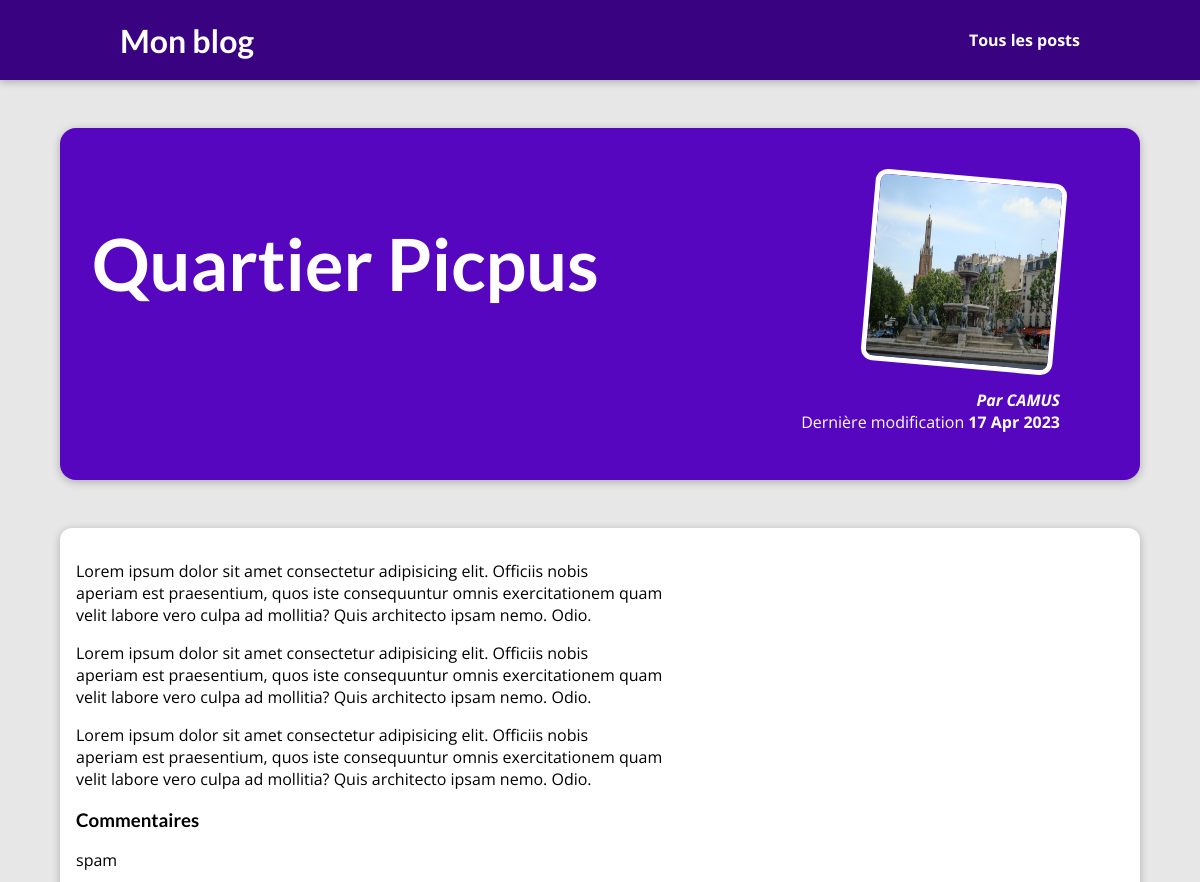
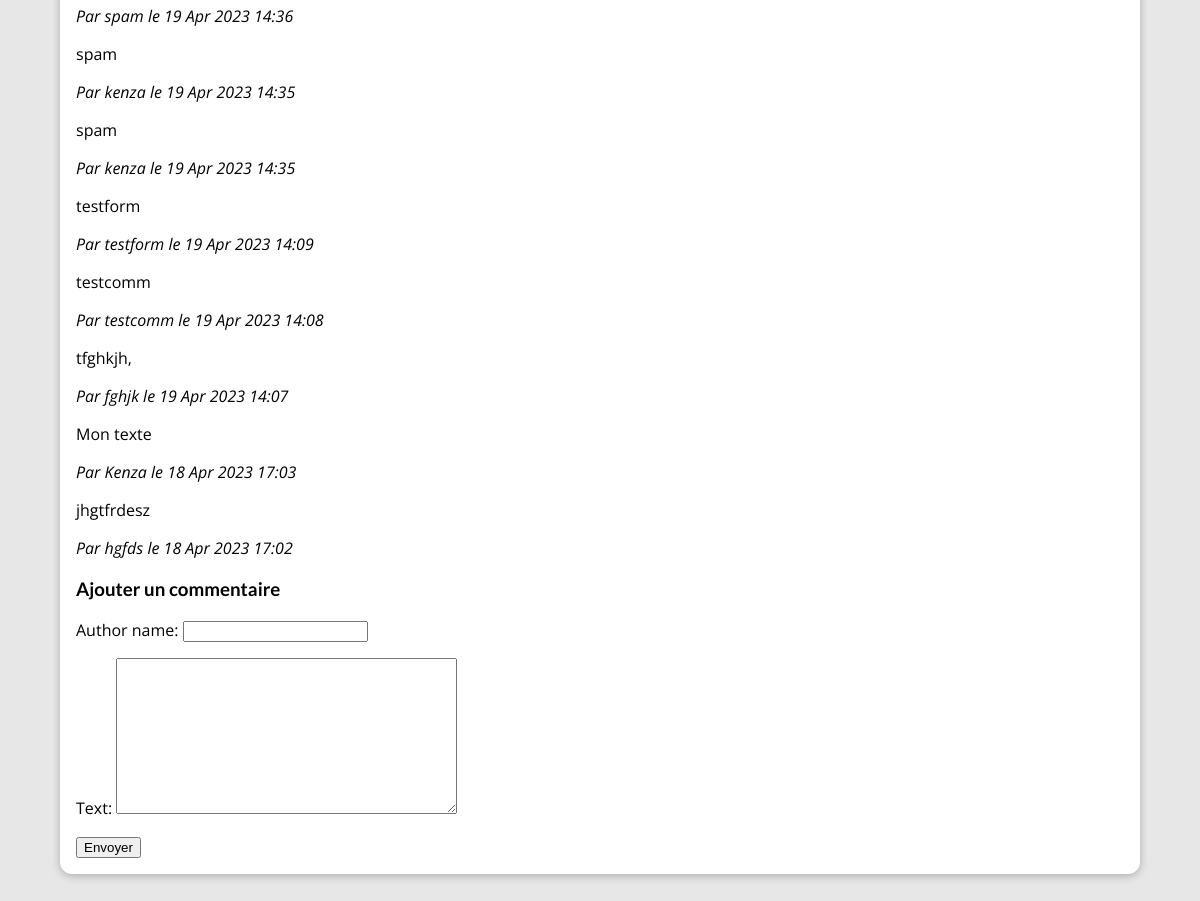
/posts/quartier-picpus, run on the app's committed database (2 pictures, top to bottom).
### blog/models.py (models this page shows)
class Post(models.Model):
    title = models.CharField(max_length=150)
    excerpt = models.CharField(max_length=200)
    image_name = models.CharField(max_length=100) # montagne.png
    date = models.DateField(auto_now=True)
    slug = models.SlugField(unique=True, db_index=True)
    content = models.TextField(validators=[MinLengthValidator(10)]) # validators souleve une erreur si condition non remplie
    author = models.ForeignKey(
        Author, on_delete=models.SET_NULL, related_name="posts", null=True)
    tags = models.ManyToManyField(Tag)

class Author(models.Model):
    first_name = models.CharField(max_length=100)
    last_name = models.CharField(max_length=100)
    email_address = models.EmailField()

class Comment(models.Model):
    author_name = models.CharField(max_length=100)
    text = models.TextField(validators=[MinLengthValidator(1)])
    post = models.ForeignKey(Post, on_delete=models.CASCADE, related_name="commentaires")
    date = models.DateTimeField(auto_now_add=True)

### blog/views.py (the view)
# urls.py: path("posts/<slug:slug>", views.post_detail,
def post_detail(request, slug):
    identified_post = Post.objects.get(slug=slug)
    comments = identified_post.commentaires.order_by("-date")
    if request.method == "POST":
        form = CommentForm(request.POST)
        if form.is_valid():
            comment = form.save(commit=False) # recupere un objet sans
            comment.post = identified_post
            comment.save()
            return redirect("post-detail-page", slug=slug)
    else:
        form = CommentForm()
    return render(request, "blog/post-detail.html", {
        "post": identified_post,
        "form": form,
        "comments": comments
    })

### blog/forms.py (shortened to what this page needs)
class CommentForm(forms.ModelForm):
    class Meta:
        model = Comment
        fields = ["author_name", "text"]
        '''widgets = {
        'author_name': forms.Textarea(attrs={'cols': 80, 'rows': 20}),
    }'''

### blog/templates/blog/post-detail.html (shortened to what this page needs)
{% extends "base.html" %}
{% load static %}
{% block css_files %}
<link rel="stylesheet" href="{% static "blog/post-detail.css" %}" />
{% endblock %}
{% block content %}
<section id="summary">
  <h2>{{ post.title }}</h2>
  <article>
    <img src="{% static "blog/images/"|add:post.image_name %}" alt="{{ post.title }}" />
    <address>Par {{ post.author.firstname }} {{ post.author.last_name }}</address>
    <div>Dernière modification <time>{{ post.date|date:"d M Y" }}</time></div>
  </article>
</section>
<main>
  {{ post.content|linebreaks }}
  <h3>Commentaires</h3>
  <section id="comments">
    {% for comment in comments %}
      <div class="comment">
        <p>{{ comment.text }}</p>
        <address>Par {{ comment.author_name }} le {{ comment.date|date:"d M Y H:i" }}</address>
      </div>
    {% empty %}
      <p>Aucun commentaire pour le moment. Soyez le premier à commenter!</p>
    {% endfor %}
  </section>
  <h3>Ajouter un commentaire</h3>
  <form method="post" action="{% url 'post-detail-page' slug=post.slug %}">
    {{ form.as_p }}
    <button type="submit">Envoyer</button>
  </form>
</main>
{% endblock %}

### static/app.css (style rules this page uses)
* { box-sizing: border-box; }
html { font-family: 'Open Sans', 'Lato', sans-serif; }
body { margin: 0; }
h1, h2, h3 { font-family: 'Lato', sans-serif; font-weight: bold; }

### blog/static/blog/post-detail.css (style rules this page uses)
body { background-color: #e7e7e7; }
#summary { margin: 8rem auto 3rem auto; padding: 2rem; width: 90%; max-width: 90rem; border-radius: 16px; background-color: #5706c0; position: relative; box-shadow: 0 2px 8px rgba(0, 0, 0, 0.25); height: 22rem; }
#summary h2 { color: white; font-size: 4.5rem; }
#summary article { position: absolute; top: 2rem; right: 3rem; padding: 1rem 2rem; border-radius: 12px; text-align: right; color: white; }
#summary article img { width: 12rem; height: 12rem; border-radius: 12px; transform: rotateZ(5deg); border: 5px solid white; margin-bottom: 1rem; }
#summary address { font-weight: bold; }
#summary time { font-weight: bold; }
main { width: 90%; max-width: 90rem; margin: 3rem auto; background-color: white; padding: 1rem; border-radius: 12px; box-shadow: 0 2px 8px rgba(0, 0, 0, 0.25); }

### data on the page
Post: title "Quartier Picpus", image_name (picture), author.last_name "CAMUS", date "17 Apr 2023", content "Lorem ipsum dolor sit amet consectetur adipisicing elit. Officiis nobis aperiam est praesentium, quos iste consequuntur omnis exercitationem quam velit labore vero culpa ad mollitia? Quis architecto ipsam nemo. Odio. Lorem ipsum dolor sit amet consectetur adipisicing elit. Officiis nobis aperiam est praesentium, quos iste consequuntur omnis exercitationem quam velit labore vero culpa ad mollitia? Quis architecto ipsam nemo. Odio. Lorem ipsum dolor sit amet consectetur adipisicing elit. Officiis nobis aperiam est praesentium, quos iste consequuntur omnis exercitationem quam velit labore vero culpa ad mollitia? Quis architecto ipsam nemo. Odio."
Comment: text "spam", author_name "spam", date "19 Apr 2023 14:36"
Comment: text "spam", author_name "kenza", date "19 Apr 2023 14:35"
Comment: text "spam", author_name "kenza", date "19 Apr 2023 14:35"
Comment: text "testform", author_name "testform", date "19 Apr 2023 14:09"
Comment: text "testcomm", author_name "testcomm", date "19 Apr 2023 14:08"
Comment: text "tfghkjh,", author_name "fghjk", date "19 Apr 2023 14:07"
Comment: text "Mon texte", author_name "Kenza", date "18 Apr 2023 17:03"
Comment: text "jhgtfrdesz", author_name "hgfds", date "18 Apr 2023 17:02"
